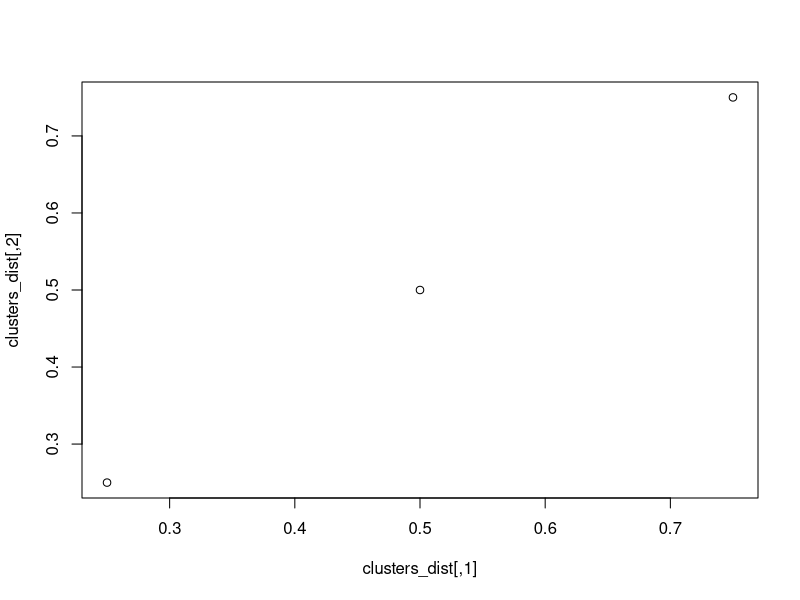

Reproduce this figure in R. (Note: this script raises an error after producing the figure.)
#Generated Data
library(ggplot2)

n=40 #No. of Locations
M=100 #No. of Observations
#A=2
n.clust=4 #"Correct" Number of Clusters
clusters_dist <- matrix(rep(c(.25,.5,.75),2),ncol = 2)
  #matrix(c(runif(n.clust,0,1),runif(n.clust,0,1)),ncol = 2)
clust_theta <- rnorm(n.clust,50,10)

#explore generated cluster effects
par(mfrow = c(1,1))
plot(clusters_dist)
print(clust_theta)

x<-matrix(runif(n*2,0,1),ncol = 2)
beta<-matrix(c(1,1),ncol = 2)
y<-matrix(rep(0,n*M),ncol = M)
tau<-.2

for (i in 1:n){
  temp.dex <- which.min((x[i,1] - clusters_dist[,1])^2 + (x[i,2] - clusters_dist[,2])^2)
  y[i,] = rnorm(M,mean=beta%*%x[i,] + clust_theta[temp.dex],sd=tau^2)
}

y.ssb <- matrix(unlist(y)[1:n])
x.ssb <- matrix(c(rep(x[,1],ncol(y)),rep(x[,2],ncol(y))), ncol = 2)[1:n,]

output <- SSB.mod(y = y.ssb, z = x.ssb)


##TODO: Vary alpha, not just the hyperparameters
y[1,]
loc.1 <- gsdp(y,x,mx.siga=1, mx.sigb = .25,mx.taua = 1,mx.taub = .25,a.alpha = 3,b.alpha = 1, loc = 1 , mx.bphi = .1)
  loc.2 <- gsdp(y,x,mx.siga=1, mx.sigb = .25,mx.taua = 1,mx.taub = .25,a.alpha = 10,b.alpha = 1, loc = 2, mx.bphi = .5)
loc.3 <- gsdp(y,x,mx.siga=1, mx.sigb = .25,mx.taua = 1,mx.taub = .25,a.alpha = 10,b.alpha = 1, loc = 3)


gsdp.cluster(y,x,mx.siga=1, mx.sigb = .25,mx.taua = 1,mx.taub = .25,a.alpha = 3,b.alpha = 1,  mx.bphi = .1)

points(clusters_dist,pch = 0)


SpatialClust(z=y.spatClust,n.all = rep(3,ncol(y)),x=x,spatial=T,genetic=T)
